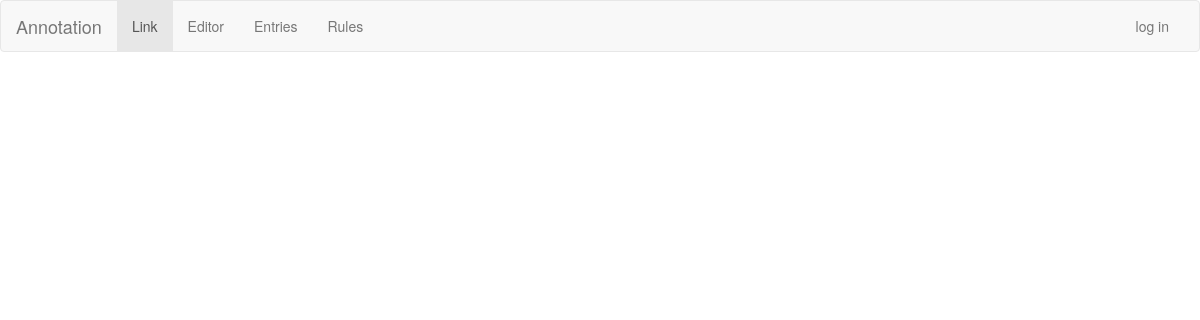
The page /dump on the database as committed earlier.
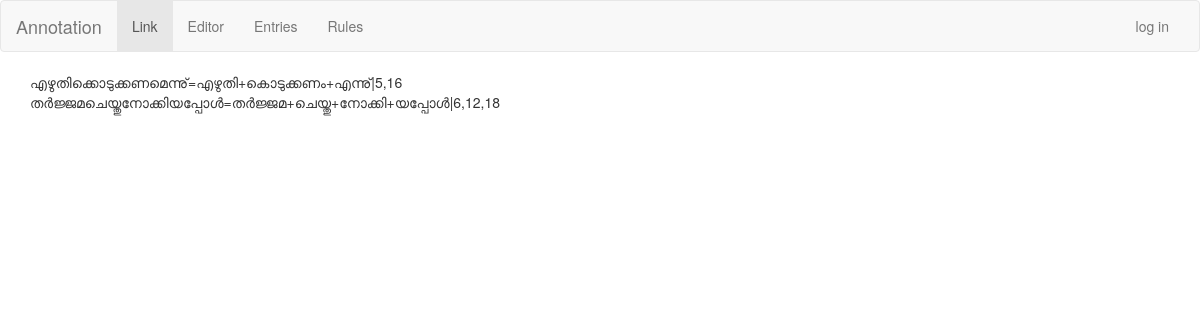
The same page on the database as committed later.
### tables this page shows
CREATE TABLE entries (
    id integer primary key autoincrement,
    word string not null,
    split_word string not null,
    split_location string not null,
    lang string not null
);

### annotation.py (the view)
@app.route('/dump')
def dump():
    cursor = g.db.execute('select * from entries')
    entries = [dict(wid=row[0], word=row[1], split_word=row[2], split_location=row[3]) \
            for row in cursor.fetchall()]
    return render_template('dump.html', entries=entries);

### annotation.py (called while the page is built)
def connect_db():
    return sqlite3.connect(app.config['DATABASE'])

@app.before_request
def before_request():
    g.db = connect_db()

@app.teardown_request
def teardown_request(exception):
    db = getattr(g, 'db', None)
    if db is not None:
        db.close()

### templates/dump.html
{% extends "layout.html" %}
{% block body %}
{% for entry in entries %}
{{ entry.word }}={{ entry.split_word|safe }}|{{ entry.split_location|safe }}<br/>
{% endfor %}
{% endblock %}

Rows that differ between the two databases and show on the page:
added entries: word "എഴുതിക്കൊടുക്കണമെന്നു്", split_word "എഴുതി+കൊടുക്കണം+എന്നു്", split_location "5,16"
added entries: word "തർജ്ജമചെയ്തുനോക്കിയപ്പോൾ", split_word "തർജ്ജമ+ചെയ്തു+നോക്കി+യപ്പോൾ", split_location "6,12,18"
